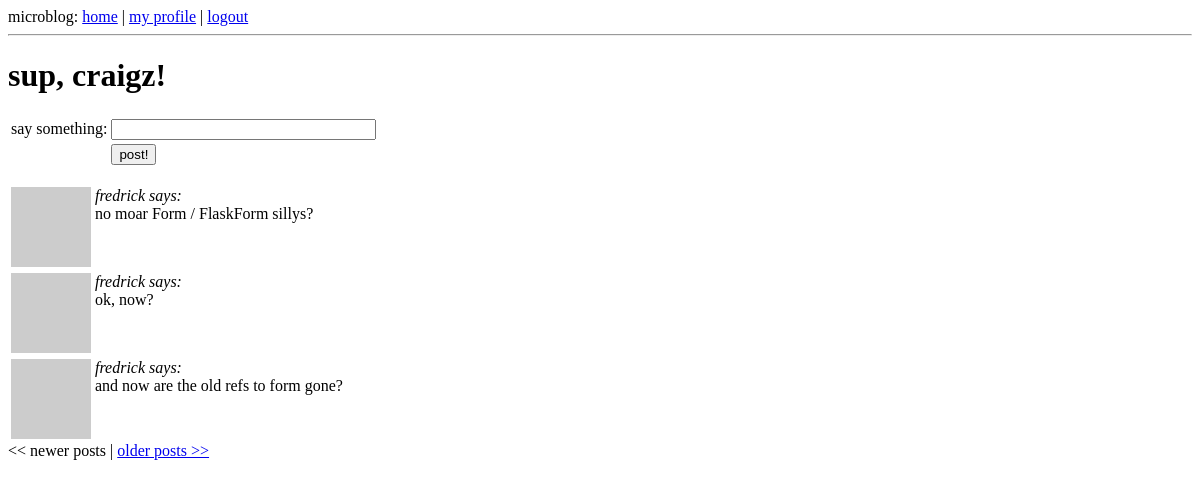
Before: /index (signed in) with the older database file.
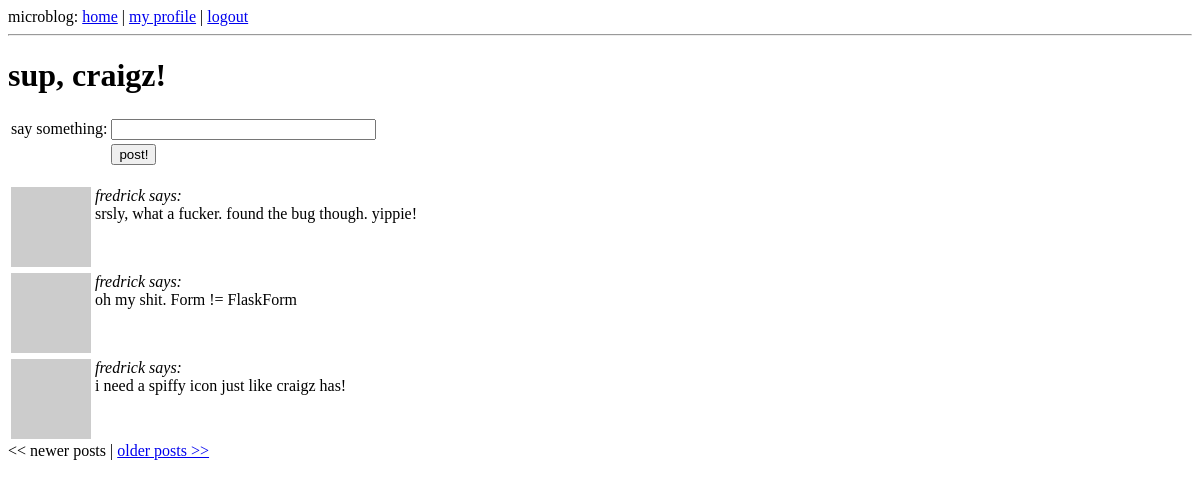
After: the same page with the newer database file.
### app/models.py (models this page shows, shortened)
class Post(db.Model):
    id = db.Column(db.Integer, primary_key = True)
    body = db.Column(db.String(140))
    timestamp = db.Column(db.DateTime)
    user_id = db.Column(db.Integer, db.ForeignKey('user.id'))

class User(db.Model):
    id = db.Column(db.Integer, primary_key=True)
    nickname = db.Column(db.String(64), index=True, unique=True)
    email = db.Column(db.String(120), index=True, unique=True)
    posts = db.relationship('Post', backref='author', lazy='dynamic')
    about_me = db.Column(db.String(140))
    last_seen = db.Column(db.DateTime)
    followed = db.relationship('User',
                               secondary=followers,
                               primaryjoin=(followers.c.follower_id == id),
                               secondaryjoin=(followers.c.followed_id == id),
                               backref=db.backref('followers', lazy='dynamic'),
                               lazy='dynamic')
    def followed_posts(self):
        return Post.query.join(followers, (followers.c.followed_id == Post.user_id)).filter(followers.c.follower_id == self.id).order_by(Post.timestamp.desc())
    def avatar(self, size):
        return 'http://www.gravatar.com/avatar/%s?d=mm&s=%d' % (md5(self.email.encode('utf-8')).hexdigest(), size)
    @property
    def is_authenticated(self):
        return True

### app/views.py (the view)
@app.route('/', methods=['GET', 'POST'])
@app.route('/index', methods=['GET', 'POST'])
@app.route('/index/<int:page>', methods=['GET', 'POST'])
@login_required
def index(page=1):
    form = PostForm()
    if form.validate_on_submit():
        post = Post(body=form.post.data, timestamp=datetime.utcnow(), author=g.user)
        db.session.add(post)
        db.session.commit()
        flash('your post is now live!')
        return redirect(url_for('index'))
    posts = g.user.followed_posts().paginate(page, POSTS_PER_PAGE, False)
    return render_template('index.html',
                           title='fuck0',
                           form=form,
                           posts=posts)

### app/forms.py
class PostForm(FlaskForm):
    post = StringField('post', validators=[DataRequired()])

### app/views.py (called while the page is built)
@lm.user_loader
def load_user(id):
    return User.query.get(int(id))

@app.before_request
def before_request():
    g.user = current_user
    if g.user.is_authenticated:
        g.user.last_seen = datetime.utcnow()
        db.session.add(g.user)
        db.session.commit()

### app/templates/index.html (shortened to what this page needs)
{% extends "base.html" %}
{% block content %}
  <h1>sup, {{ g.user.nickname }}!</h1>
  <form action="" method="post" name="post">
      <table>
          <tr>
              <td>say something:</td>
              <td>{{ form.post(size=30, maxlength=140) }}</td>
              <td>
              </td>
          </tr>
          <tr>
              <td></td>
              <td><input type="submit" value="post!"></td>
              <td></td>
          </tr>
      </table>
  </form>
  {% for post in posts.items %}
       {% include 'post.html' %}
   {% endfor %}
   {% if posts.has_prev %}<a href="{{ url_for('index', page=posts.prev_num) }}"><< newer posts</a>{% else %}<< newer posts{% endif %} |
   {% if posts.has_next %}<a href="{{ url_for('index', page=posts.next_num) }}">older posts >></a>{% else %}older posts >>{% endif %}
{% endblock %}

### app/templates/post.html
<table>
    <tr valign="top">
        <td><img src="{{ post.author.avatar(50) }}"></td><td><i>{{ post.author.nickname }} says:</i><br>{{ post.body }}</td>
    </tr>
</table>

Changed rows visible on the page:
no longer on this page (row unchanged): Post: author.nickname "fredrick", body "no moar Form / FlaskForm sillys?"
no longer on this page (row unchanged): Post: author.nickname "fredrick", body "ok, now?"
no longer on this page (row unchanged): Post: author.nickname "fredrick", body "and now are the old refs to form gone?"
added Post: author.nickname "fredrick", body "srsly, what a fucker. found the bug though. yippie!"
added Post: author.nickname "fredrick", body "oh my shit. Form != FlaskForm"
added Post: author.nickname "fredrick", body "i need a spiffy icon just like craigz has!"
